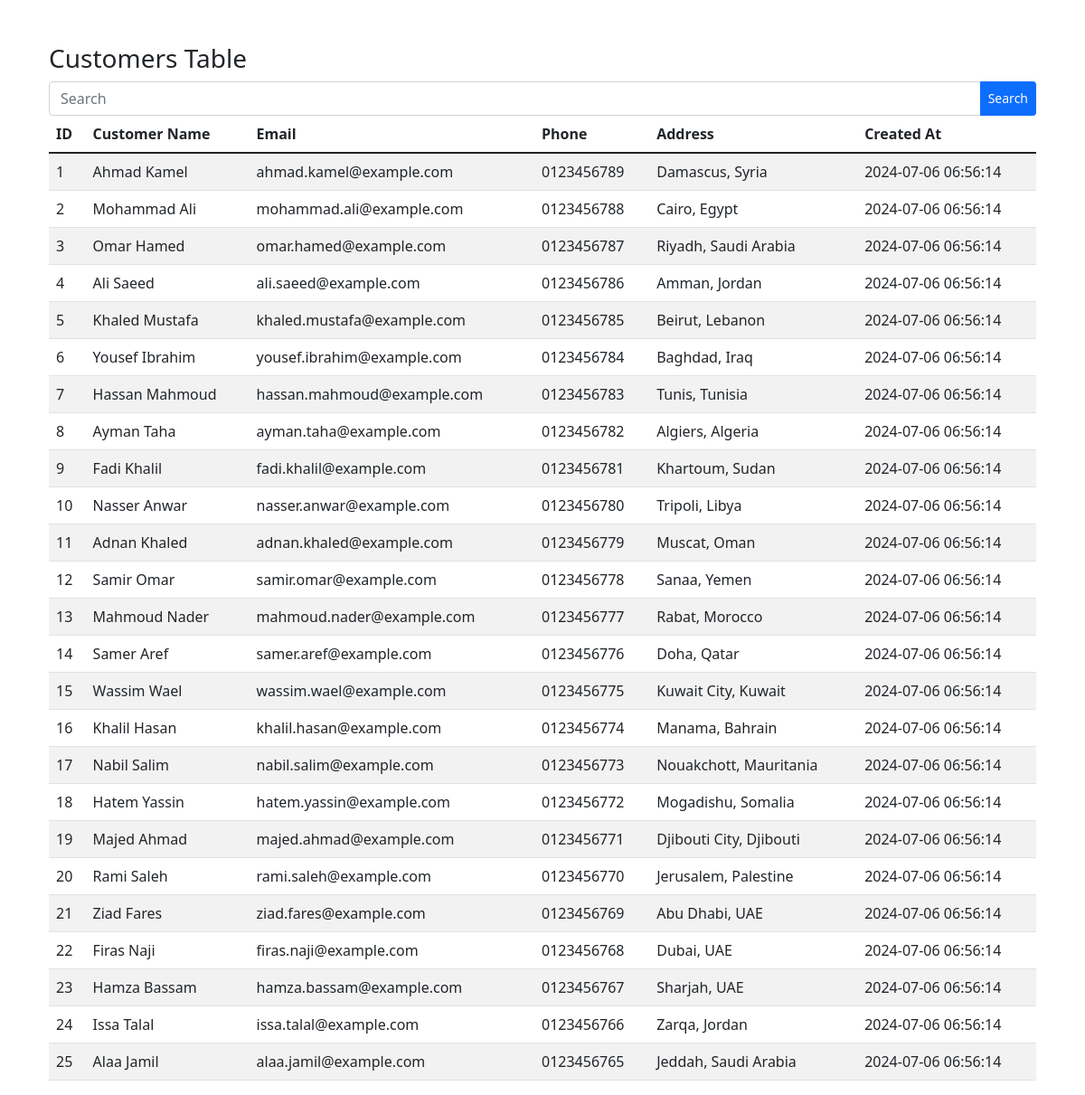
The page / on the database its author committed.
### tables this page shows
CREATE TABLE `customers` (
  `id` int(11) NOT NULL,
  `customer_name` varchar(255) NOT NULL,
  `email` varchar(255) NOT NULL,
  `phone_number` varchar(20) DEFAULT NULL,
  `address` text DEFAULT NULL,
  `created_at` timestamp NOT NULL DEFAULT current_timestamp()
);

### index.php (the view, shortened to what this page needs)
<?php
$host = 'localhost';
$user = 'root';
$password = '';
$database = 'ecom12';
$con = new mysqli($host, $user, $password, $database);
$search = $_GET['search'] ?? '%';
?>
<!DOCTYPE html>
<html lang="en">
<head>
    <link href="https://cdn.jsdelivr.net/npm/bootstrap@5.1.3/dist/css/bootstrap.min.css" rel="stylesheet">
</head>
<body>
    <div class="container mt-5">
        <div class="container">
            <h3>Customers Table</h3>
            <form method="get" action="index.php">
                <div class="input-group">
                    <input type="text" class="form-control" name="search" placeholder="Search">
                    <button type="submit" class="btn btn-sm btn-primary">Search</button>
                </div>
            </form>
            <table class="table table-striped">
                <thead>
                    <tr>
                        <th scope="col">ID</th>
                        <th scope="col">Customer Name</th>
                        <th scope="col">Email</th>
                        <th scope="col">Phone</th>
                        <th scope="col">Address</th>
                        <th scope="col">Created At</th>
                    </tr>
                </thead>
                <tbody>
                    <?php
                    $sql = "SELECT * FROM customers WHERE customer_name LIKE ? OR email LIKE ? OR phone_number LIKE ? OR address LIKE ?";
                    $stmt = $con->prepare($sql);
                    $search_param = '%' . trim($search) . '%';
                    $stmt->bind_param('ssss', $search_param, $search_param, $search_param, $search_param);
                    $stmt->execute();
                    $result = $stmt->get_result();
                    if ($result->num_rows > 0) {
                        while ($row = $result->fetch_assoc()) {
                    ?>
                            <tr>
                                <td><?= $row['id']; ?></td>
                                <td><?= $row['customer_name']; ?></td>
                                <td><?= $row['email']; ?></td>
                                <td><?= $row['phone_number']; ?></td>
                                <td><?= $row['address']; ?></td>
                                <td><?= $row['created_at']; ?></td>
                            </tr>
                        <?php }
                    } else { ?>
                        <tr>
                            <td colspan="6" class="text-center">No data found</td>
                        </tr>
                    <?php } ?>
                </tbody>
            </table>
        </div>
    </div>
</body>
</html>

### rows shown on the page
customers: id "1", customer_name "Ahmad Kamel", email "ahmad.kamel@example.com", phone_number "0123456789", address "Damascus, Syria", created_at "2024-07-06 06:56:14"
customers: id "2", customer_name "Mohammad Ali", email "mohammad.ali@example.com", phone_number "0123456788", address "Cairo, Egypt", created_at "2024-07-06 06:56:14"
customers: id "3", customer_name "Omar Hamed", email "omar.hamed@example.com", phone_number "0123456787", address "Riyadh, Saudi Arabia", created_at "2024-07-06 06:56:14"
customers: id "4", customer_name "Ali Saeed", email "ali.saeed@example.com", phone_number "0123456786", address "Amman, Jordan", created_at "2024-07-06 06:56:14"
customers: id "5", customer_name "Khaled Mustafa", email "khaled.mustafa@example.com", phone_number "0123456785", address "Beirut, Lebanon", created_at "2024-07-06 06:56:14"
customers: id "6", customer_name "Yousef Ibrahim", email "yousef.ibrahim@example.com", phone_number "0123456784", address "Baghdad, Iraq", created_at "2024-07-06 06:56:14"
customers: id "7", customer_name "Hassan Mahmoud", email "hassan.mahmoud@example.com", phone_number "0123456783", address "Tunis, Tunisia", created_at "2024-07-06 06:56:14"
customers: id "8", customer_name "Ayman Taha", email "ayman.taha@example.com", phone_number "0123456782", address "Algiers, Algeria", created_at "2024-07-06 06:56:14"
customers: id "9", customer_name "Fadi Khalil", email "fadi.khalil@example.com", phone_number "0123456781", address "Khartoum, Sudan", created_at "2024-07-06 06:56:14"
customers: id "10", customer_name "Nasser Anwar", email "nasser.anwar@example.com", phone_number "0123456780", address "Tripoli, Libya", created_at "2024-07-06 06:56:14"
customers: id "11", customer_name "Adnan Khaled", email "adnan.khaled@example.com", phone_number "0123456779", address "Muscat, Oman", created_at "2024-07-06 06:56:14"
customers: id "12", customer_name "Samir Omar", email "samir.omar@example.com", phone_number "0123456778", address "Sanaa, Yemen", created_at "2024-07-06 06:56:14"
customers: id "13", customer_name "Mahmoud Nader", email "mahmoud.nader@example.com", phone_number "0123456777", address "Rabat, Morocco", created_at "2024-07-06 06:56:14"
customers: id "14", customer_name "Samer Aref", email "samer.aref@example.com", phone_number "0123456776", address "Doha, Qatar", created_at "2024-07-06 06:56:14"
customers: id "15", customer_name "Wassim Wael", email "wassim.wael@example.com", phone_number "0123456775", address "Kuwait City, Kuwait", created_at "2024-07-06 06:56:14"
customers: id "16", customer_name "Khalil Hasan", email "khalil.hasan@example.com", phone_number "0123456774", address "Manama, Bahrain", created_at "2024-07-06 06:56:14"
customers: id "17", customer_name "Nabil Salim", email "nabil.salim@example.com", phone_number "0123456773", address "Nouakchott, Mauritania", created_at "2024-07-06 06:56:14"
customers: id "18", customer_name "Hatem Yassin", email "hatem.yassin@example.com", phone_number "0123456772", address "Mogadishu, Somalia", created_at "2024-07-06 06:56:14"
customers: id "19", customer_name "Majed Ahmad", email "majed.ahmad@example.com", phone_number "0123456771", address "Djibouti City, Djibouti", created_at "2024-07-06 06:56:14"
customers: id "20", customer_name "Rami Saleh", email "rami.saleh@example.com", phone_number "0123456770", address "Jerusalem, Palestine", created_at "2024-07-06 06:56:14"
customers: id "21", customer_name "Ziad Fares", email "ziad.fares@example.com", phone_number "0123456769", address "Abu Dhabi, UAE", created_at "2024-07-06 06:56:14"
customers: id "22", customer_name "Firas Naji", email "firas.naji@example.com", phone_number "0123456768", address "Dubai, UAE", created_at "2024-07-06 06:56:14"
customers: id "23", customer_name "Hamza Bassam", email "hamza.bassam@example.com", phone_number "0123456767", address "Sharjah, UAE", created_at "2024-07-06 06:56:14"
customers: id "24", customer_name "Issa Talal", email "issa.talal@example.com", phone_number "0123456766", address "Zarqa, Jordan", created_at "2024-07-06 06:56:14"
customers: id "25", customer_name "Alaa Jamil", email "alaa.jamil@example.com", phone_number "0123456765", address "Jeddah, Saudi Arabia", created_at "2024-07-06 06:56:14"
